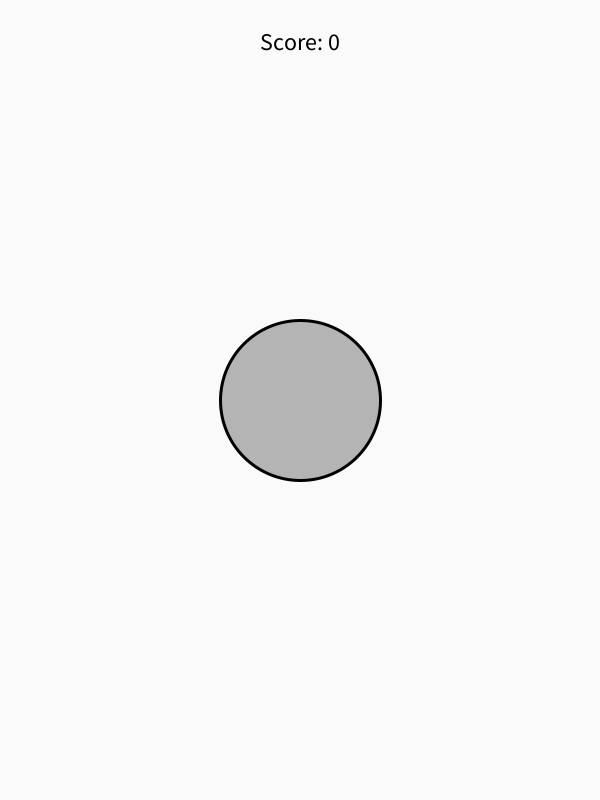
Frame 1 (no input)
Frame 60 (the mouse pressed at the canvas centre just before this capture): identical to frame 1, image omitted
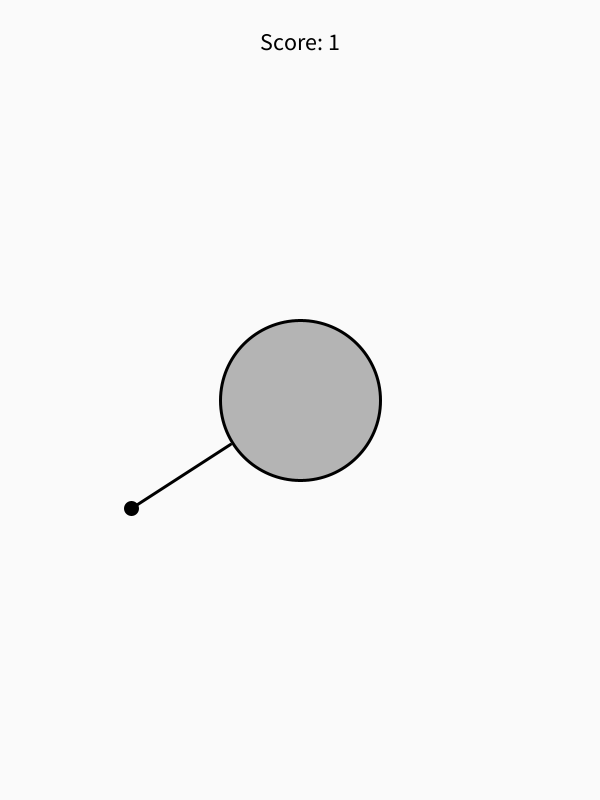
Frame 120 (the mouse held since frame 60 and released just before this capture)

The Processing sketch that drew these frames (run headless with seeded random() and noise(); from frame 60 on, the mouse is pressed at the canvas centre):

// Processing sketch: sketch_260618a
// ── sketch_260618a.pde
ArrayList<Needle> needles = new ArrayList<Needle>();

float wheelRadius = 80;
float rotationAngle = 0;
float rotationSpeed = 0.02;

Needle flyingNeedle = null;

boolean gameOver = false;
int score = 0;

float collisionAngle = radians(8);

Needle hitNeedle = null;
Needle failedNeedle = null;

void setup() {
  size(600, 800);
  strokeWeight(3);
}

void draw() {

  background(250);

  translate(width/2, height/2);

  if (!gameOver) {
    rotationAngle += rotationSpeed;
  }

  // 转盘
  fill(180);
  stroke(0);
  ellipse(0, 0, wheelRadius*2, wheelRadius*2);

  // 已插入针
  for (Needle n : needles) {
    n.display();
  }

  // 撞击后显示失败针
  if (failedNeedle != null) {
    failedNeedle.display();
  }

  // 飞行针
  if (flyingNeedle != null) {

    flyingNeedle.update();


    // 针头碰到圆盘
    if (flyingNeedle.y + 120 <= wheelRadius) {

      flyingNeedle.y = wheelRadius - 120;

      float targetAngle = HALF_PI - rotationAngle;

      for (Needle n : needles) {

        float diff =
          abs(angleDifference(targetAngle,
          n.relativeAngle));

        if (diff < collisionAngle) {

          hitNeedle = n;
          hitNeedle.isCrash = true;

          failedNeedle =
            new Needle(targetAngle, true);

          gameOver = true;
          break;
        }
      }

      if (!gameOver) {

        needles.add(new Needle(targetAngle));
        score++;
      }

      flyingNeedle = null;
    }else {

    // 只有没插入时才绘制飞行针
    flyingNeedle.displayFlying();
    }
  }

  resetMatrix();

  fill(0);
  textAlign(CENTER);
  textSize(24);

  text("Score: " + score, width/2, 50);

  if (gameOver) {

    fill(255, 0, 0);
    textSize(40);

    text("GAME OVER",
      width/2,
      height/2);

    textSize(20);

    text("Press R to Restart",
      width/2,
      height/2 + 50);
  }
}

void mousePressed() {

  if (gameOver) return;

  if (flyingNeedle == null) {
    flyingNeedle = new Needle();
  }
}

void keyPressed() {

  if (key == 'r' || key == 'R') {
    restartGame();
  }
}

void restartGame() {

  needles.clear();

  flyingNeedle = null;

  hitNeedle = null;
  failedNeedle = null;

  score = 0;

  gameOver = false;

  rotationAngle = 0;
}

float angleDifference(float a, float b) {

  float d = a - b;

  while (d > PI) d -= TWO_PI;
  while (d < -PI) d += TWO_PI;

  return d;
}

class Needle {

  float relativeAngle;

  float y;

  boolean isCrash = false;

  Needle() {
    y = 350;
  }

  Needle(float angle) {
    relativeAngle = angle;
  }

  Needle(float angle, boolean crash) {

    relativeAngle = angle;
    isCrash = crash;
  }

  void update() {

    // 发射速度提高
    y -= 40;
  }

  void displayFlying() {
  
    stroke(0);
  
    line(0, y, 0, y - 120);
  
    fill(0);
  
    ellipse(0, y - 120, 12, 12);
  }

  void display() {

    float currentAngle =
      relativeAngle + rotationAngle;

    float x1 = cos(currentAngle) * (wheelRadius + 2);
    float y1 = sin(currentAngle) * (wheelRadius + 2);

    float x2 =
      cos(currentAngle) * (wheelRadius + 120);

    float y2 =
      sin(currentAngle) * (wheelRadius + 120);

    if (isCrash) {
      stroke(255, 0, 0);
      fill(255, 0, 0);
    } else {
      stroke(0);
      fill(0);
    }

    line(x1, y1, x2, y2);

    ellipse(x2, y2, 12, 12);
  }
}
